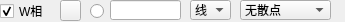
           <widget class="QWidget" name="widget_5" native="true">
            <property name="geometry">
             <rect>
              <x>10</x>
              <y>90</y>
              <width>345</width>
              <height>22</height>
             </rect>
            </property>
            <property name="minimumSize">
             <size>
              <width>0</width>
              <height>22</height>
             </size>
            </property>
            <property name="maximumSize">
             <size>
              <width>16777215</width>
              <height>22</height>
             </size>
            </property>
            <widget class="QLineEdit" name="txtValueCurve3">
             <property name="geometry">
              <rect>
               <x>110</x>
               <y>0</y>
               <width>71</width>
               <height>20</height>
              </rect>
             </property>
             <property name="text">
              <string/>
             </property>
            </widget>
            <widget class="QRadioButton" name="rdoBoldCurve3">
             <property name="geometry">
              <rect>
               <x>90</x>
               <y>3</y>
               <width>16</width>
               <height>16</height>
              </rect>
             </property>
             <property name="text">
              <string/>
             </property>
             <property name="checked">
              <bool>false</bool>
             </property>
            </widget>
            <widget class="QCheckBox" name="chkVisibleCurve3">
             <property name="geometry">
              <rect>
               <x>0</x>
               <y>3</y>
               <width>53</width>
               <height>16</height>
              </rect>
             </property>
             <property name="text">
              <string>W相</string>
             </property>
             <property name="checked">
              <bool>true</bool>
             </property>
            </widget>
            <widget class="QPushButton" name="btnColourCurve3">
             <property name="geometry">
              <rect>
               <x>60</x>
               <y>0</y>
               <width>21</width>
               <height>21</height>
              </rect>
             </property>
             <property name="text">
              <string/>
             </property>
            </widget>
            <widget class="QComboBox" name="cmbLineStyle3">
             <property name="geometry">
              <rect>
               <x>190</x>
               <y>0</y>
               <width>41</width>
               <height>20</height>
              </rect>
             </property>
             <property name="currentIndex">
              <number>1</number>
             </property>
             <item>
              <property name="text">
               <string>点</string>
              </property>
             </item>
             <item>
              <property name="text">
               <string>线</string>
              </property>
             </item>
             <item>
              <property name="text">
               <string>左</string>
              </property>
             </item>
             <item>
              <property name="text">
               <string>右</string>
              </property>
             </item>
             <item>
              <property name="text">
               <string>中</string>
              </property>
             </item>
             <item>
              <property name="text">
               <string>积</string>
              </property>
             </item>
            </widget>
            <widget class="QComboBox" name="cmbScatterStyle3">
             <property name="geometry">
              <rect>
               <x>240</x>
               <y>0</y>
               <width>91</width>
               <height>20</height>
              </rect>
             </property>
             <property name="focusPolicy">
              <enum>Qt::WheelFocus</enum>
             </property>
             <property name="currentText">
              <string>无散点</string>
             </property>
             <property name="maxVisibleItems">
              <number>20</number>
             </property>
             <item>
              <property name="text">
               <string>无散点</string>
              </property>
              <property name="icon">
               <iconset>
                <normaloff>:/pic/ssNone.png</normaloff>:/pic/ssNone.png</iconset>
              </property>
             </item>
             <item>
              <property name="text">
               <string>x形</string>
              </property>
              <property name="icon">
               <iconset>
                <normaloff>:/pic/ssCross.png</normaloff>:/pic/ssCross.png</iconset>
              </property>
             </item>
             <item>
              <property name="text">
               <string>+形</string>
              </property>
              <property name="icon">
               <iconset>
                <normaloff>:/pic/ssPlus.png</normaloff>:/pic/ssPlus.png</iconset>
              </property>
             </item>
             <item>
              <property name="text">
               <string>空心圆</string>
              </property>
              <property name="icon">
               <iconset>
                <normaloff>:/pic/ssCircle.png</normaloff>:/pic/ssCircle.png</iconset>
              </property>
             </item>
             <item>
              <property name="text">
               <string>实心圆</string>
              </property>
              <property name="icon">
               <iconset>
                <normaloff>:/pic/ssDisc.png</normaloff>:/pic/ssDisc.png</iconset>
              </property>
             </item>
             <item>
              <property name="text">
               <string>矩形</string>
              </property>
              <property name="icon">
               <iconset>
                <normaloff>:/pic/ssSquare.png</normaloff>:/pic/ssSquare.png</iconset>
              </property>
             </item>
             <item>
              <property name="text">
               <string>菱形</string>
              </property>
              <property name="icon">
               <iconset>
                <normaloff>:/pic/ssDiamond.png</normaloff>:/pic/ssDiamond.png</iconset>
              </property>
             </item>
             <item>
              <property name="text">
               <string>星形</string>
              </property>
              <property name="icon">
               <iconset>
                <normaloff>:/pic/ssStar.png</normaloff>:/pic/ssStar.png</iconset>
              </property>
             </item>
             <item>
              <property name="text">
               <string>正三角</string>
              </property>
              <property name="icon">
               <iconset>
                <normaloff>:/pic/ssTriangle.png</normaloff>:/pic/ssTriangle.png</iconset>
              </property>
             </item>
             <item>
              <property name="text">
               <string>倒三角</string>
              </property>
              <property name="icon">
               <iconset>
                <normaloff>:/pic/ssTriangleInverted.png</normaloff>:/pic/ssTriangleInverted.png</iconset>
              </property>
             </item>
             <item>
              <property name="text">
               <string>x框</string>
              </property>
              <property name="icon">
               <iconset>
                <normaloff>:/pic/ssCrossSquare.png</normaloff>:/pic/ssCrossSquare.png</iconset>
              </property>
             </item>
             <item>
              <property name="text">
               <string>+框</string>
              </property>
              <property name="icon">
               <iconset>
                <normaloff>:/pic/ssPlusSquare.png</normaloff>:/pic/ssPlusSquare.png</iconset>
              </property>
             </item>
             <item>
              <property name="text">
               <string>x圆</string>
              </property>
              <property name="icon">
               <iconset>
                <normaloff>:/pic/ssCrossCircle.png</normaloff>:/pic/ssCrossCircle.png</iconset>
              </property>
             </item>
             <item>
              <property name="text">
               <string>+圆</string>
              </property>
              <property name="icon">
               <iconset>
                <normaloff>:/pic/ssPlusCircle.png</normaloff>:/pic/ssPlusCircle.png</iconset>
              </property>
             </item>
             <item>
              <property name="text">
               <string>和平</string>
              </property>
              <property name="icon">
               <iconset>
                <normaloff>:/pic/ssPeace.png</normaloff>:/pic/ssPeace.png</iconset>
              </property>
             </item>
            </widget>
           </widget>
